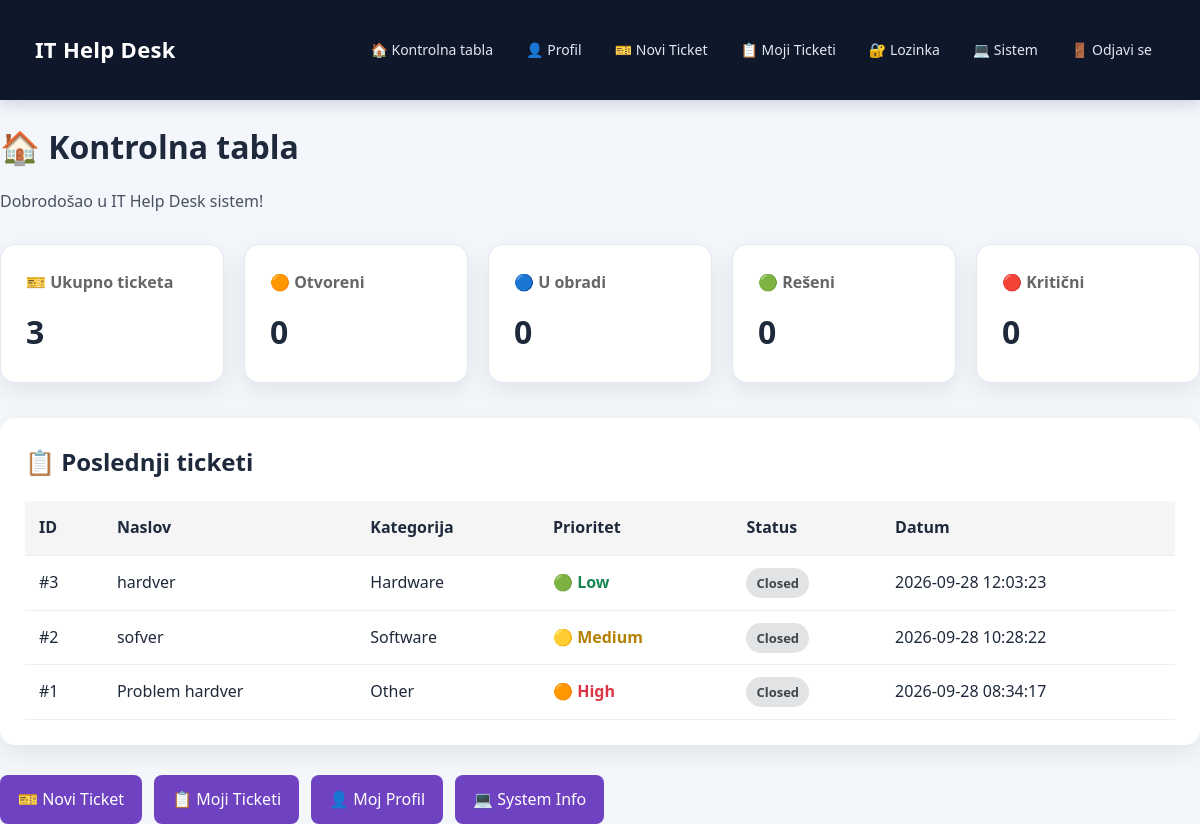
The app's page /dashboard (signed in) with its own data.
### tables this page shows
CREATE TABLE tickets (
            id INTEGER PRIMARY KEY AUTOINCREMENT,
            user_id INTEGER NOT NULL,
            title TEXT NOT NULL,
            description TEXT NOT NULL,
            category TEXT NOT NULL,
            priority TEXT NOT NULL,
            status TEXT DEFAULT 'Open',
            created_at TEXT DEFAULT CURRENT_TIMESTAMP,
            FOREIGN KEY (user_id) REFERENCES users(id)
        );

### app1.py (the view)
@app.route("/dashboard")
def dashboard():
    if "user_id" not in session:
        return redirect("/login")
    conn = get_db()
    user_id = session["user_id"]
    total = conn.execute("""
        SELECT COUNT(*)
        FROM tickets
        WHERE user_id = ?
    """, (
        user_id,
    )).fetchone()[0]
    open_tickets = conn.execute("""
        SELECT COUNT(*)
        FROM tickets
        WHERE user_id = ?
        AND status = 'Open'
    """, (
        user_id,
    )).fetchone()[0]
    in_progress = conn.execute("""
        SELECT COUNT(*)
        FROM tickets
        WHERE user_id = ?
        AND status = 'In Progress'
    """, (
        user_id,
    )).fetchone()[0]
    resolved = conn.execute("""
        SELECT COUNT(*)
        FROM tickets
        WHERE user_id = ?
        AND status = 'Resolved'
    """, (
        user_id,
    )).fetchone()[0]
    critical = conn.execute("""
        SELECT COUNT(*)
        FROM tickets
        WHERE user_id = ?
        AND priority = 'Critical'
    """, (
        user_id,
    )).fetchone()[0]
    recent_tickets = conn.execute("""
        SELECT
            id,
            title,
            category,
            priority,
            status,
            created_at
        FROM tickets
        WHERE user_id = ?
        ORDER BY id DESC
        LIMIT 5
    """, (
        user_id,
    )).fetchall()
    conn.close()
    return render_template(
        "dashboard.html",
        total=total,
        open_tickets=open_tickets,
        in_progress=in_progress,
        resolved=resolved,
        critical=critical,
        recent_tickets=recent_tickets
    )

### app1.py (called while the page is built)
def get_db():
    conn = sqlite3.connect(DATABASE)
    conn.row_factory = sqlite3.Row
    return conn

### templates/Dashboard.html (shortened to what this page needs)
<!DOCTYPE html>
<html lang="sr">
<head>
    <link rel="stylesheet"
          href="{{ url_for('static', filename='style.css') }}">
</head>
<body>
    <nav class="navbar">
        <div class="logo">
            IT Help Desk
        </div>
        <div class="nav-links">
            <a href="/dashboard">
                🏠 Kontrolna tabla
            </a>
            <a href="/profile">
                👤 Profil
            </a>
            <a href="/create-ticket">
                🎫 Novi Ticket
            </a>
            <a href="/my-tickets">
                📋 Moji Ticketi
            </a>
            <a href="/change-password">
                🔐 Lozinka
            </a>
            <a href="/system-info">
                💻 Sistem
            </a>
            <a href="/logout">
                🚪 Odjavi se
            </a>
        </div>
    </nav>
    <div class="Dashboard">
        <div class="Dashboard-content">
            <div class="dashboard-header">
                <h1>
                    🏠 Kontrolna tabla
                </h1>
                <p>
                    Dobrodošao u IT Help Desk sistem!
                </p>
            </div>
            <div class="stats-grid">
                <div class="stat-card">
                    <h3>
                        🎫 Ukupno ticketa
                    </h3>
                    <div class="stat-number">
                        {{ total }}
                    </div>
                </div>
                <div class="stat-card">
                    <h3>
                        🟠 Otvoreni
                    </h3>
                    <div class="stat-number">
                        {{ open_tickets }}
                    </div>
                </div>
                <div class="stat-card">
                    <h3>
                        🔵 U obradi
                    </h3>
                    <div class="stat-number">
                        {{ in_progress }}
                    </div>
                </div>
                <div class="stat-card">
                    <h3>
                        🟢 Rešeni
                    </h3>
                    <div class="stat-number">
                        {{ resolved }}
                    </div>
                </div>
                <div class="stat-card">
                    <h3>
                        🔴 Kritični
                    </h3>
                    <div class="stat-number">
                        {{ critical }}
                    </div>
                </div>
            </div>
            <div class="tickets-section">
                <h2>
                    📋 Poslednji ticketi
                </h2>
                {% if recent_tickets %}
                <table class="ticket-table">
                    <thead>
                        <tr>
                            <th>ID</th>
                            <th>Naslov</th>
                            <th>Kategorija</th>
                            <th>Prioritet</th>
                            <th>Status</th>
                            <th>Datum</th>
                        </tr>
                    </thead>
                    <tbody>
                        {% for ticket in recent_tickets %}
                        <tr>
                            <td>
                                #{{ ticket["id"] }}
                            </td>
                            <td>
                                {{ ticket["title"] }}
                            </td>
                            <td>
                                {{ ticket["category"] }}
                            </td>
                            <td>
                                {% if ticket["priority"] == "Critical" %}
                                    <span class="priority-critical">
                                        🔴 Critical
                                    </span>
                                {% elif ticket["priority"] == "High" %}
                                    <span class="priority-high">
                                        🟠 High
                                    </span>
                                {% elif ticket["priority"] == "Medium" %}
                                    <span class="priority-medium">
                                        🟡 Medium
                                    </span>
                                {% else %}
                                    <span class="priority-low">
                                        🟢 Low
                                    </span>
                                {% endif %}
                            </td>
                            <td>
                                {% if ticket["status"] == "Open" %}
                                    <span class="status status-open">
                                        Open
                                    </span>
                                {% elif ticket["status"] == "In Progress" %}
                                    <span class="status status-progress">
                                        In Progress
                                    </span>
                                {% elif ticket["status"] == "Resolved" %}
                                    <span class="status status-resolved">
                                        Resolved
                                    </span>
                                {% else %}
                                    <span class="status status-closed">
                                        Closed
                                    </span>
                                {% endif %}
                            </td>
                            <td>
                                {{ ticket["created_at"] }}
                            </td>
                        </tr>
                        {% endfor %}
                    </tbody>
                </table>
                {% endif %}
            </div>
            <div class="quick-actions">
                <a href="/create-ticket">
                    🎫 Novi Ticket
                </a>
                <a href="/my-tickets">
                    📋 Moji Ticketi
                </a>
                <a href="/profile">
                    👤 Moj Profil
                </a>
                <a href="/system-info">
                    💻 System Info
                </a>
            </div>
        </div>
    </div>
</body>
</html>

### static/style.css (style rules this page uses)
body { margin: 0; font-family: "Segoe UI", Arial, Helvetica, sans-serif; background: #f3f6fb; color: #1e293b; line-height: 1.6; }
a { color: inherit; }
.navbar { background: #0f172a; color: white; min-height: 70px; padding: 15px 35px; display: flex; justify-content: space-between; align-items: center; gap: 20px; flex-wrap: wrap; box-shadow: 0 4px 15px rgba(15, 23, 42, 0.15); }
.logo { font-size: 22px; font-weight: 700; letter-spacing: 0.3px; }
.nav-links { display: flex; align-items: center; gap: 7px; flex-wrap: wrap; }
.nav-links a { color: #e2e8f0; text-decoration: none; padding: 9px 13px; border-radius: 8px; font-size: 14px; font-weight: 500; transition: 0.2s ease; }
.dashboard-grid, .stats-grid { display: grid; grid-template-columns: repeat( auto-fit, minmax(210px, 1fr) ); gap: 20px; margin: 25px 0; }
.stat-card { background: white; border: 1px solid #e2e8f0; border-radius: 14px; padding: 24px; box-shadow: 0 4px 15px rgba(15, 23, 42, 0.05); }
.stat-card h3 { margin: 0 0 8px; color: #64748b; font-size: 14px; font-weight: 600; }

### templates/Dashboard.html (style rules this page uses)
.dashboard-header { margin-bottom: 30px; }
.dashboard-header h1 { margin-bottom: 8px; }
.dashboard-header p { opacity: 0.8; }
.stats-grid { display: grid; grid-template-columns: repeat(auto-fit, minmax(200px, 1fr)); gap: 20px; margin-bottom: 35px; }
.stat-card { padding: 25px; border-radius: 15px; background: white; box-shadow: 0 8px 25px rgba(0,0,0,0.08); }
.stat-card h3 { margin: 0 0 10px 0; font-size: 16px; color: #666; }
.stat-number { font-size: 32px; font-weight: bold; }
.tickets-section { background: white; padding: 25px; border-radius: 15px; box-shadow: 0 8px 25px rgba(0,0,0,0.08); overflow-x: auto; }
.tickets-section h2 { margin-top: 0; }
.ticket-table { width: 100%; border-collapse: collapse; margin-top: 20px; }
.ticket-table th, .ticket-table td { padding: 14px; text-align: left; border-bottom: 1px solid #eee; }
.ticket-table th { background: #f5f5f5; }
.status { padding: 6px 10px; border-radius: 20px; font-size: 13px; font-weight: bold; }
.status-closed { background: #e2e3e5; color: #41464b; }
.priority-high { color: #dc3545; font-weight: bold; }
.priority-medium { color: #b58105; font-weight: bold; }
.priority-low { color: #198754; font-weight: bold; }
.quick-actions { margin-top: 30px; display: flex; flex-wrap: wrap; gap: 12px; }
.quick-actions a { text-decoration: none; padding: 12px 18px; border-radius: 8px; background: #6f42c1; color: white; transition: 0.2s; }

### records on screen
tickets: id "3", title "hardver", category "Hardware", priority "🟢 Low", status "Closed", created_at "2026-09-28 12:03:23"
tickets: id "2", title "sofver", category "Software", priority "🟡 Medium", status "Closed", created_at "2026-09-28 10:28:22"
tickets: id "1", title "Problem hardver", category "Other", priority "🟠 High", status "Closed", created_at "2026-09-28 08:34:17"

### other values on screen
{{ total }} "3"
{{ open_tickets }} "0"
{{ in_progress }} "0"
{{ resolved }} "0"
{{ critical }} "0"
